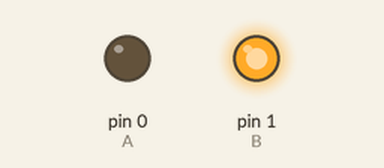
Bench run of a sketch on a simulated Arduino Uno, built with avr-gcc and run on an emulated ATmega328P. Shown: output pins drawn as LEDs (lit = HIGH).

Above: at 6.75 s.
At 28.9 s:
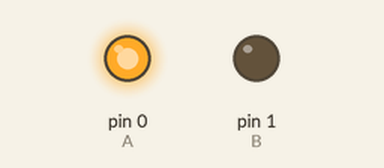
Timing chart, 0 to 43.7 s (numbered marks = the images above):
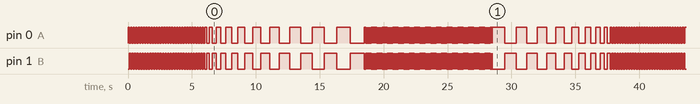

Measured:
- by itself, pin 0 (A): LOW → HIGH at 0.00 s, → LOW 0.10 s later, → HIGH 0.10 s later, → LOW 0.10 s later, … (3372 changes in this stretch)
- by itself, pin 1 (B): LOW → HIGH at 0.10 s, → LOW 0.10 s later, → HIGH 0.10 s later, → LOW 0.10 s later, … (3371 changes in this stretch)
- by itself, everything shown: repeats every 38.0 s, in 128 steps

The sketch:

UFO.ino
```cpp
/* UFO.ino  (c) 02/01/2016  D.J.Whale */

#define A 0
#define B 1
#define GUARD_MS 10

void setup()
{
  pinMode(A, OUTPUT);
  digitalWrite(A, LOW);
  pinMode(B, OUTPUT);
  digitalWrite(B, LOW);
}

void A_LIT()
{
  // group A of LEDs ON
  digitalWrite(B, LOW);
  digitalWrite(A, HIGH);
}

void B_LIT()
{
  // group B of LEDs ON
  digitalWrite(A, LOW);
  digitalWrite(B, HIGH);
}

void DARK()
{
  digitalWrite(A, LOW);
  digitalWrite(B, LOW);
}

void flashms(int speedms)
{
  A_LIT();
  delay(speedms);
  B_LIT();
  delay(speedms);
}

void flying()
{
  for (int i=0; i<30; i++) // 10=2 seconds, 30=6 seconds
  {
    flashms(100);
  }
}

void landing()
{
  int speedms = 100;
  for (int i=0; i<10; i++)
  {
    A_LIT();
    speedms += 50;
    delay(speedms);

    B_LIT();
    speedms += 50;
    delay(speedms);
  }
}

void landed()
{
  for (int i=0; i<500; i++) // 100 per second, so 5 seconds
  {
    A_LIT();
    delay(10);
    B_LIT();
    delay(10);
  }
}

void takingoff()
{
  int speedms = 1000;
  for (int i=0; i<9; i++)
  {
    A_LIT();
    speedms -= 50;
    delay(speedms);

    B_LIT();
    speedms -= 50;
    delay(speedms);
  }
}

void loop()
{
  flying();
  landing();
  landed();
  takingoff();
}
```
